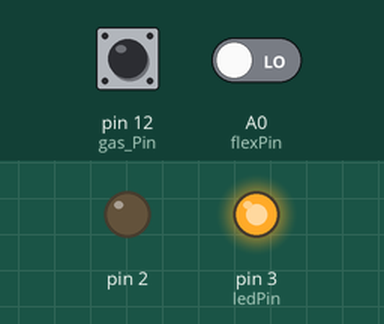
The sketch below on a simulated Arduino Uno, built with avr-gcc and run on an emulated ATmega328P. On the bench: output pins drawn as LEDs (lit = HIGH). Dashed ring = blinking. The test bench sets the inputs (shaded band); at power-on: pin 12 (gas_Pin) LOW, A0 (flexPin) LOW. What the sketch prints to the serial monitor is not drawn.

Above: at 2.8 s.
2.9 s: pin 12 (gas_Pin) driven HIGH
At 3.3 s:
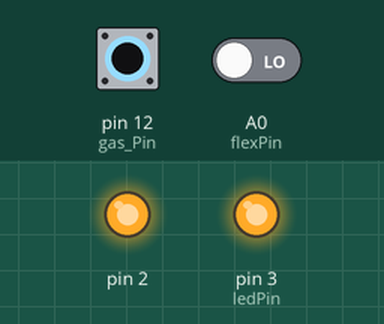
4.5 s: A0 (flexPin) driven HIGH
At 5.7 s:
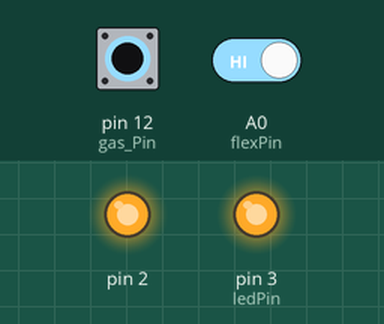
6.0 s: pin 12 (gas_Pin) driven LOW
At 6.9 s:
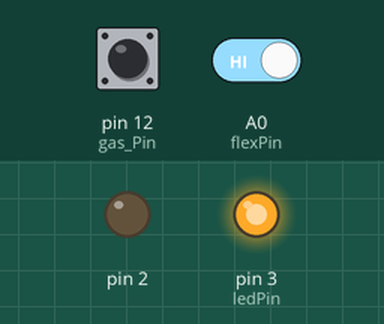
7.5 s: pin 12 (gas_Pin) driven HIGH and A0 (flexPin) driven LOW
At 8.4 s:
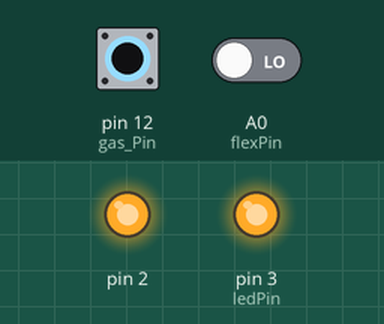
11.6 s: pin 12 (gas_Pin) pulsed LOW 5 times (0.12 s each, 0.3 s apart)
At 12.3 s:
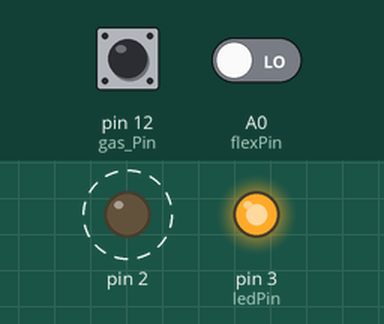
Timing chart, 0 to 15.4 s (numbered marks = the images above; inputs shaded):
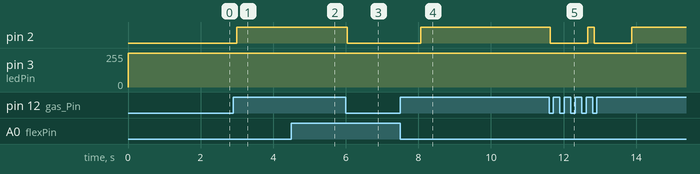

Measured:
- after the input at 2.9 s, pin 2: LOW → HIGH after 0.10 s
- after the input at 4.5 s, pin 3 (ledPin): 255/255 → 254/255 after 0.05 s
- after the input at 6.0 s, pin 2: HIGH → LOW at once
- after the input at 7.5 s, pin 2: LOW → HIGH after 0.57 s; pin 3 (ledPin): 254/255 → 255/255 after 0.57 s
- after the input at 11.6 s, pin 2: alternates HIGH for 0.17 s and LOW for 1.0 s, 4 changes in all, then stays HIGH, starting at once

The sketch:

exp2flexwithgas.ino
```cpp
 /* Main.ino file generated by New Project wizard
 *
 * Created:   Wed Mar 13 2019
 * Processor: Arduino Uno
 * Compiler:  Arduino AVR (Proteus)
 */
#define gas_Pin 12
#define flexPin A0
#define ledPin 3


int gas_value;
int value;

void setup()
 {

 Serial.begin(9600);
 pinMode(2,OUTPUT);
 pinMode(ledPin, OUTPUT);


 }

void loop()
 { // put your main code here, to run repeatedly:
value = digitalRead(flexPin);         //Read and save analog value from potentiometer
  Serial.println( value);               //Print value
  value = map(value, 900, 0, 200, 255);//Map value 0-1023 to 0-255 (PWM)
    Serial.print("    -HELMET UPDATE    ");
  analogWrite(ledPin, value);//Send PWM value to led
/*if(value==1)
{
  digitalWrite(3,HIGH);
  Serial.print("HELMET");
  }
  else
  {
    digitalWrite(3,LOW);
    Serial.print("NO HELMET");
    }
  //digitalWrite(ledPin,value);
  delay(100);
*/
gas_value=digitalRead(gas_Pin);
//Serial.print(gas_value);
if(gas_value==1)
{
digitalWrite(2,HIGH);
//Serial.print(gas_value);
Serial.print("       NO ALCOHOL         ");
digitalWrite(1,HIGH);
}
else{
digitalWrite(2,LOW);
Serial.print("     ALCOHOL DETECTED           ");
digitalWrite(1,LOW);
delay(1000);
}
                         //Small delay
 }
```
